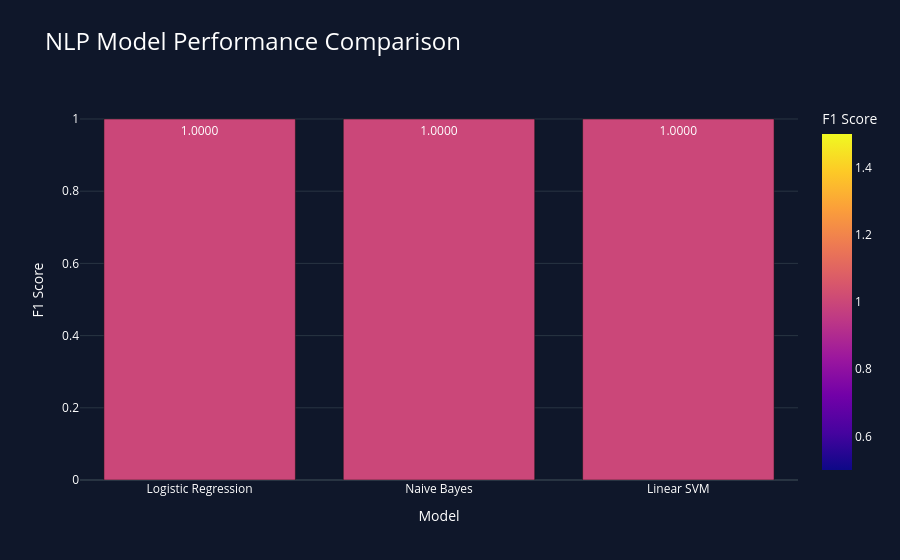
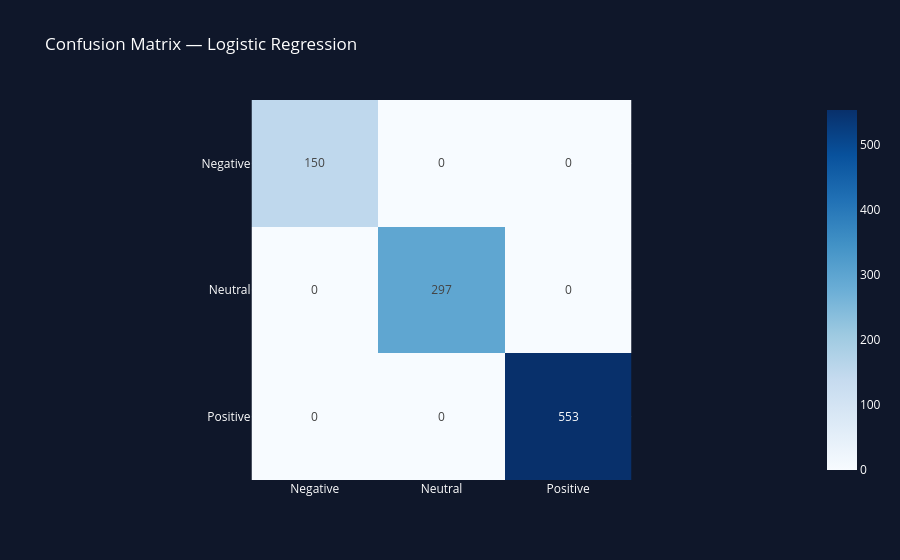

These figures' notebook cell, in order:
### Code cell
# =========================================================
# STEP 3 — NLP SENTIMENT CLASSIFICATION MODELING
# FILE: notebooks/03_nlp_sentiment_analysis.ipynb
# =========================================================

# =========================================================
# STEP 3.1 — IMPORT LIBRARY
# =========================================================

import pandas as pd
import numpy as np
import joblib
import warnings

import matplotlib.pyplot as plt
import plotly.express as px

from sklearn.model_selection import train_test_split
from sklearn.feature_extraction.text import TfidfVectorizer

from sklearn.linear_model import LogisticRegression
from sklearn.naive_bayes import MultinomialNB
from sklearn.svm import LinearSVC

from sklearn.metrics import (
    accuracy_score,
    precision_recall_fscore_support,
    classification_report,
    confusion_matrix
)

warnings.filterwarnings("ignore")


# =========================================================
# STEP 3.2 — LOAD CLEAN DATASET
# =========================================================

DATA_PATH = "../data/processed/clean_public_sentiment.csv"

df = pd.read_csv(DATA_PATH)

print("Dataset Shape:", df.shape)
df.head()


# =========================================================
# STEP 3.3 — SELECT FEATURES & TARGET
# =========================================================

X = df["clean_comment"]
y = df["sentiment"]

print("Number of samples:", len(X))
print("\nSentiment Distribution:")
print(y.value_counts(normalize=True))


# =========================================================
# STEP 3.4 — TRAIN TEST SPLIT
# =========================================================

X_train, X_test, y_train, y_test = train_test_split(
    X,
    y,
    test_size=0.20,
    random_state=42,
    stratify=y
)

print("X_train:", X_train.shape)
print("X_test :", X_test.shape)
print("y_train:", y_train.shape)
print("y_test :", y_test.shape)


# =========================================================
# STEP 3.5 — TF-IDF VECTORIZATION
# =========================================================

vectorizer = TfidfVectorizer(
    max_features=5000,
    ngram_range=(1, 2),
    min_df=2
)

X_train_tfidf = vectorizer.fit_transform(X_train)
X_test_tfidf = vectorizer.transform(X_test)

print("Train TF-IDF Shape:", X_train_tfidf.shape)
print("Test TF-IDF Shape :", X_test_tfidf.shape)


# =========================================================
# STEP 3.6 — DEFINE MODELS
# =========================================================

models = {
    "Logistic Regression": LogisticRegression(max_iter=1000),
    "Naive Bayes": MultinomialNB(),
    "Linear SVM": LinearSVC()
}


# =========================================================
# STEP 3.7 — TRAIN & EVALUATE MODELS
# =========================================================

results = []

for model_name, model in models.items():

    # Train model
    model.fit(X_train_tfidf, y_train)

    # Prediction
    y_pred = model.predict(X_test_tfidf)

    # Metrics
    accuracy = accuracy_score(y_test, y_pred)

    precision, recall, f1, _ = precision_recall_fscore_support(
        y_test,
        y_pred,
        average="weighted"
    )

    # Save results
    results.append({
        "Model": model_name,
        "Accuracy": accuracy,
        "Precision": precision,
        "Recall": recall,
        "F1 Score": f1
    })

    print("=" * 60)
    print(model_name)
    print("=" * 60)
    print(classification_report(y_test, y_pred))


# =========================================================
# STEP 3.8 — MODEL COMPARISON TABLE
# =========================================================

results_df = pd.DataFrame(results)

results_df = results_df.sort_values(
    by="F1 Score",
    ascending=False
).reset_index(drop=True)

results_df


# =========================================================
# STEP 3.9 — VISUALIZE MODEL PERFORMANCE
# =========================================================

fig = px.bar(
    results_df,
    x="Model",
    y="F1 Score",
    color="F1 Score",
    title="NLP Model Performance Comparison",
    template="plotly_dark",
    text="F1 Score"
)

fig.update_traces(texttemplate="%{text:.4f}")

fig.update_layout(
    paper_bgcolor="#0F172A",
    plot_bgcolor="#0F172A",
    font_color="white",
    title_font_size=24
)

fig.show()


# =========================================================
# STEP 3.10 — SELECT BEST MODEL
# =========================================================

best_model_name = results_df.loc[0, "Model"]

print("Best Model:", best_model_name)

best_model = models[best_model_name]


# =========================================================
# STEP 3.11 — CONFUSION MATRIX
# =========================================================

y_pred_best = best_model.predict(X_test_tfidf)

cm = confusion_matrix(y_test, y_pred_best)

labels = sorted(y.unique())

fig = px.imshow(
    cm,
    x=labels,
    y=labels,
    text_auto=True,
    title=f"Confusion Matrix — {best_model_name}",
    template="plotly_dark",
    color_continuous_scale="Blues"
)

fig.update_layout(
    paper_bgcolor="#0F172A",
    plot_bgcolor="#0F172A",
    font_color="white"
)

fig.show()


# =========================================================
# STEP 3.12 — TEST NEW COMMENT PREDICTION
# =========================================================

new_comments = [
    "Pelayanan publik sekarang jauh lebih cepat dan mudah.",
    "Aplikasinya sering error dan sulit digunakan.",
    "Program ini cukup membantu tetapi masih perlu perbaikan."
]

new_comments_tfidf = vectorizer.transform(new_comments)

predictions = best_model.predict(new_comments_tfidf)

prediction_df = pd.DataFrame({
    "Comment": new_comments,
    "Predicted Sentiment": predictions
})

prediction_df


# =========================================================
# STEP 3.13 — SAVE MODEL & VECTORIZER
# =========================================================

MODEL_PATH = "../models/sentiment_model.pkl"
VECTORIZER_PATH = "../models/tfidf_vectorizer.pkl"

joblib.dump(best_model, MODEL_PATH)
joblib.dump(vectorizer, VECTORIZER_PATH)

print("Best model saved to:", MODEL_PATH)
print("Vectorizer saved to:", VECTORIZER_PATH)


# =========================================================
# STEP 3.14 — EXECUTIVE SUMMARY
# =========================================================

best_f1 = results_df.loc[0, "F1 Score"]
best_accuracy = results_df.loc[0, "Accuracy"]

print(f"""
============================================================
EXECUTIVE MODEL SUMMARY
============================================================

Best Model      : {best_model_name}
Accuracy Score  : {best_accuracy:.4f}
F1 Score        : {best_f1:.4f}

Strategic Insight:
The NLP model can automatically classify public sentiment
toward government digital programs and is ready to be
integrated into an executive intelligence dashboard.
============================================================
""")

### Figure 1 — Plotly figure (JSON) as saved in the notebook; plotly's stock layout.template omitted (floating-point values rounded to 4 significant figures)
{"data": [{"hovertemplate": "Model=%{x}<br>F1 Score=%{marker.color}<extra></extra>", "legendgroup": "", "marker": {"color": [1.0, 1.0, 1.0], "coloraxis": "coloraxis", "pattern": {"shape": ""}}, "name": "", "orientation": "v", "showlegend": false, "text": [1.0, 1.0, 1.0], "textposition": "auto", "texttemplate": "%{text:.4f}", "type": "bar", "x": ["Logistic Regression", "Naive Bayes", "Linear SVM"], "xaxis": "x", "y": [1.0, 1.0, 1.0], "yaxis": "y"}], "layout": {"barmode": "relative", "coloraxis": {"colorbar": {"title": {"text": "F1 Score"}}, "colorscale": [[0, "#0d0887"], [0.1111, "#46039f"], [0.2222, "#7201a8"], [0.3333, "#9c179e"], [0.4444, "#bd3786"], [0.5556, "#d8576b"], [0.6667, "#ed7953"], [0.7778, "#fb9f3a"], [0.8889, "#fdca26"], [1, "#f0f921"]]}, "font": {"color": "white"}, "legend": {"tracegroupgap": 0}, "paper_bgcolor": "#0F172A", "plot_bgcolor": "#0F172A", "title": {"font": {"size": 24}, "text": "NLP Model Performance Comparison"}, "xaxis": {"anchor": "y", "domain": [0, 1], "title": {"text": "Model"}}, "yaxis": {"anchor": "x", "domain": [0, 1], "title": {"text": "F1 Score"}}}}

### Figure 2 — Plotly figure (JSON) as saved in the notebook; plotly's stock layout.template omitted (floating-point values rounded to 4 significant figures)
{"data": [{"coloraxis": "coloraxis", "hovertemplate": "x: %{x}<br>y: %{y}<br>color: %{z}<extra></extra>", "name": "0", "texttemplate": "%{z}", "type": "heatmap", "x": ["Negative", "Neutral", "Positive"], "xaxis": "x", "y": ["Negative", "Neutral", "Positive"], "yaxis": "y", "z": [[150, 0, 0], [0, 297, 0], [0, 0, 553]]}], "layout": {"coloraxis": {"colorscale": [[0, "rgb(247,251,255)"], [0.125, "rgb(222,235,247)"], [0.25, "rgb(198,219,239)"], [0.375, "rgb(158,202,225)"], [0.5, "rgb(107,174,214)"], [0.625, "rgb(66,146,198)"], [0.75, "rgb(33,113,181)"], [0.875, "rgb(8,81,156)"], [1, "rgb(8,48,107)"]]}, "font": {"color": "white"}, "paper_bgcolor": "#0F172A", "plot_bgcolor": "#0F172A", "title": {"text": "Confusion Matrix — Logistic Regression"}, "xaxis": {"anchor": "y", "constrain": "domain", "domain": [0, 1], "scaleanchor": "y"}, "yaxis": {"anchor": "x", "autorange": "reversed", "constrain": "domain", "domain": [0, 1]}}}
